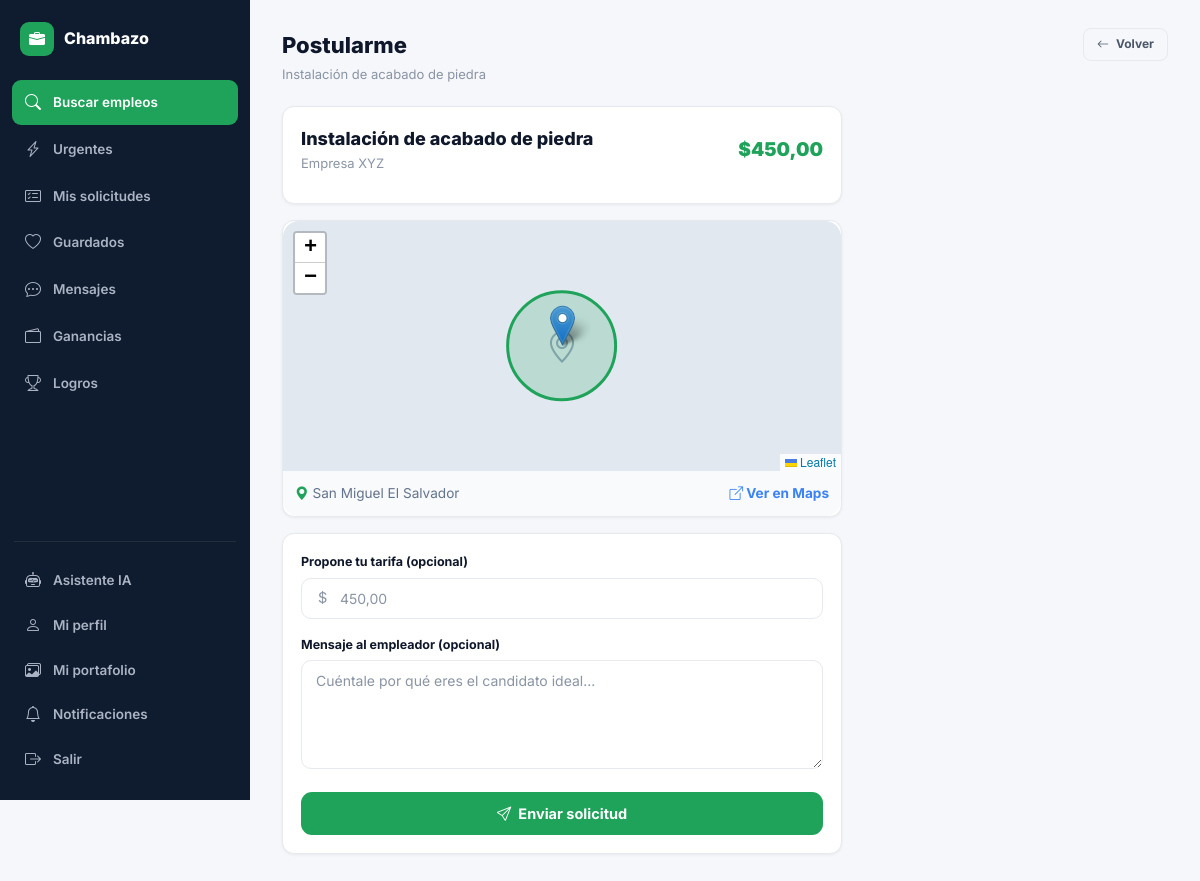
The page /trabajo/1/aplicar/ (signed in) on the database its author committed.
### core/models.py (models this page shows, shortened)
class Trabajo(models.Model):
    ESTADO_VACANTE = [
        ('disponible', 'Disponible'),
        ('en_proceso', 'En proceso'),
        ('ocupada', 'Ocupada'),
    ]
    contratista   = models.ForeignKey(User, on_delete=models.CASCADE, related_name='trabajos_publicados')
    titulo        = models.CharField(max_length=200)
    categoria     = models.CharField(max_length=50, choices=CATEGORY_CHOICES)
    descripcion   = models.TextField()
    requisitos    = models.TextField(blank=True)
    beneficios    = models.TextField(blank=True)
    ubicacion     = models.CharField(max_length=200)
    lat           = models.FloatField(null=True, blank=True)
    lng           = models.FloatField(null=True, blank=True)
    presupuesto   = models.DecimalField(max_digits=10, decimal_places=2)
    es_urgente    = models.BooleanField(default=False)
    estado_vacante= models.CharField(max_length=20, choices=ESTADO_VACANTE, default='disponible')
    activo        = models.BooleanField(default=True)
    creado        = models.DateTimeField(auto_now_add=True)
    actualizado   = models.DateTimeField(auto_now=True)
    habilidades_req = models.JSONField(default=list, blank=True)
    vistas        = models.PositiveIntegerField(default=0)
    modalidad     = models.CharField(max_length=20, choices=[
        ('presencial','Presencial'), ('remoto','Remoto'), ('hibrido','Híbrido')
    ], default='presencial')
    duracion      = models.CharField(max_length=100, blank=True,
                                     help_text='Ej: 3 días, 1 semana')
    verificacion_requerida = models.BooleanField(default=False)
    fecha_inicio  = models.DateField(null=True, blank=True)
    fecha_limite  = models.DateField(null=True, blank=True)
    nivel_experiencia = models.CharField(max_length=30, choices=[
        ('sin_experiencia', 'Sin experiencia previa'),
        ('intermedio', 'Intermedio (1-3 años)'),
        ('experto', 'Experto (+3 años)')
    ], default='intermedio')
    herramientas  = models.CharField(max_length=30, choices=[
        ('empleador', 'Proporcionadas por el empleador'),
        ('trabajador', 'El trabajador debe traer sus herramientas'),
        ('ambos', 'Mixto')
    ], default='empleador')
    horario       = models.CharField(max_length=100, blank=True, help_text='Ej: 8:00 AM - 5:00 PM')
    vacantes_disponibles = models.PositiveIntegerField(default=1)
    transporte_propio = models.BooleanField(default=False)
    contacto_emergencia_sitio = models.CharField(max_length=150, blank=True)
    comision_plataforma = models.DecimalField(max_digits=8, decimal_places=2, default=0.00)
    tarifa_urgencia     = models.DecimalField(max_digits=8, decimal_places=2, default=0.00)
    total_a_pagar       = models.DecimalField(max_digits=10, decimal_places=2, default=0.00)
    pagado        = models.BooleanField(default=False)
    fecha_pago    = models.DateTimeField(null=True, blank=True)
    metodo_pago_id= models.CharField(max_length=100, blank=True, help_text='ID de transacción / comprobante de tarjeta')
    fecha_pago    = models.DateTimeField(null=True, blank=True)
    class Meta:
        ordering = ['-creado']

class UserProfile(models.Model):
    ROL_CHOICES = [('trabajador', 'Trabajador'), ('contratista', 'Contratista')]
    user        = models.OneToOneField(User, on_delete=models.CASCADE, related_name='profile')
    rol         = models.CharField(max_length=20, choices=ROL_CHOICES)
    telefono    = models.CharField(max_length=20, blank=True)
    ubicacion   = models.CharField(max_length=100, blank=True)
    lat         = models.FloatField(null=True, blank=True)
    lng         = models.FloatField(null=True, blank=True)
    descripcion = models.TextField(blank=True)
    habilidades = models.JSONField(default=list, blank=True)
    empresa     = models.CharField(max_length=100, blank=True)
    foto        = models.ImageField(upload_to='fotos/', null=True, blank=True)
    verificado  = models.BooleanField(default=False)
    calificacion= models.FloatField(default=0.0)
    total_trabajos = models.IntegerField(default=0)
    notif_email = models.BooleanField(default=True)
    notif_sistema = models.BooleanField(default=True)
    disponible  = models.BooleanField(default=True)   # activo para contratar
    tarifa_hora = models.DecimalField(max_digits=8, decimal_places=2, null=True, blank=True)
    experiencia_anos = models.PositiveIntegerField(default=0)
    portfolio_url = models.URLField(blank=True)
    dui         = models.CharField(max_length=20, blank=True, help_text='Documento Único de Identidad')
    vehiculo    = models.CharField(max_length=30, choices=[
        ('ninguno', 'Ninguno / Transporte público'),
        ('moto', 'Motocicleta'),
        ('carro', 'Automóvil'),
        ('camioneta', 'Camioneta / Pick-up'),
    ], default='ninguno')
    cv_pdf = models.FileField(upload_to='cvs/', null=True, blank=True, help_text='Curriculum Vitae (PDF u otro doc)')
    certificaciones = models.TextField(blank=True, help_text='Postgrados, certificaciones o cursos realizados')
    disponibilidad_horario = models.CharField(max_length=100, blank=True, help_text='Ej: Lunes a Viernes, Fines de semana, Turno completo')
    contacto_emergencia = models.CharField(max_length=150, blank=True)
    nivel_educativo = models.CharField(max_length=50, blank=True, choices=[
        ('basica', 'Educación Básica'),
        ('media', 'Bachillerato / Secundaria'),
        ('tecnico', 'Técnico Vocacional'),
        ('universitario', 'Universitario / Superior')
    ], default='media')
    idiomas = models.CharField(max_length=150, blank=True, help_text='Ej: Inglés (Básico), Español (Nativo)')
    referencias_personales = models.TextField(blank=True, help_text='Nombres y teléfonos de referencias')
    expectativa_salarial = models.CharField(max_length=50, blank=True, help_text='Ej: $400 - $600 mensual')
    nit_nrc     = models.CharField(max_length=30, blank=True, help_text='NIT o NRC fiscal')
    giro_comercial = models.CharField(max_length=150, blank=True, help_text='Giro o actividad económica')
    sitio_web   = models.URLField(blank=True)
    redes_sociales = models.CharField(max_length=255, blank=True, help_text='LinkedIn / Instagram / Facebook')
    contacto_cargo = models.CharField(max_length=100, blank=True, help_text='Cargo o departamento de contacto')
    anos_operacion = models.PositiveIntegerField(default=0, help_text='Años de operar en el mercado')
    cantidad_empleados = models.CharField(max_length=50, blank=True, choices=[
        ('1-10', '1 a 10 empleados'),
        ('11-50', '11 a 50 empleados'),
        ('51-200', '51 a 200 empleados'),
        ('200+', 'Más de 200 empleados')
    ], default='1-10')
    tipo_empresa = models.CharField(max_length=50, blank=True, choices=[
        ('privada', 'Empresa Privada'),
        ('publica', 'Institución Pública'),
        ('ong', 'ONG / Sin fines de lucro'),
        ('independiente', 'Profesional Independiente')
    ], default='privada')
    registro_fiscal = models.FileField(upload_to='documentos_fiscales/', blank=True, null=True, help_text='Sube una copia del registro de la empresa')
    @property
    def nombre_display(self):
        if self.rol == 'contratista' and self.empresa:
            return self.empresa
        return self.user.get_full_name() or self.user.username
    def match_score(self, trabajo):
        if not self.habilidades or not trabajo.habilidades_req:
            return 0
        mias = set(self.habilidades)
        req  = set(trabajo.habilidades_req)
        if not req:
            return 0
        return int(len(mias & req) / len(req) * 100)

### core/views.py (the view, shortened to what this page needs)
# urls.py: path('trabajo/<int:pk>/aplicar/', views.aplicar_trabajo, name='aplicar_trabajo'),
@login_required
def aplicar_trabajo(request, pk):
    trabajo = get_object_or_404(Trabajo, pk=pk, activo=True)
    if Solicitud.objects.filter(trabajo=trabajo, trabajador=request.user).exists():
        messages.warning(request, 'Ya aplicaste a este trabajo.')
        return redirect('trabajo_detalle', pk=pk)
    match_score = request.user.profile.match_score(trabajo)
    ctx = ctx_base(request)
    ctx.update({'trabajo': trabajo, 'match_score': match_score, 'active': 'buscar'})
    return render(request, 'core/aplicar_trabajo.html', ctx)

### core/context_processors.py (called while the page is built)
def global_settings(request):
    return {
        'GOOGLE_MAPS_KEY': getattr(settings, 'GOOGLE_MAPS_API_KEY', ''),
    }

### core/views.py (called while the page is built)
def ctx_base(request):
    ctx = {'GOOGLE_MAPS_KEY': settings.GOOGLE_MAPS_API_KEY}
    if request.user.is_authenticated:
        ctx['notif_count'] = Notificacion.objects.filter(usuario=request.user, leida=False).count()
        if request.user.profile.rol == 'trabajador':
            ctx['urgentes_count'] = Trabajo.objects.filter(activo=True, es_urgente=True).count()
            ctx['solicitudes_pend_count'] = Solicitud.objects.filter(
                trabajador=request.user, estado__in=['pendiente', 'en_revision']).count()
    return ctx

### core/templates/core/aplicar_trabajo.html (shortened to what this page needs)
{% extends 'core/base.html' %}
{% block body %}
{% include 'core/_sidebar_trabajador.html' %}
<div class="page-hd"><div><h1>Postularme</h1><p>{{ trabajo.titulo }}</p></div>
  <a href="{% url 'trabajo_detalle' trabajo.pk %}" class="btn btn-outline btn-sm"><i class="bi bi-arrow-left"></i> Volver</a>
</div>
<div style="max-width:560px;">
  <div class="card mb-16"><div class="card-body">
    <div class="flex-bc mb-12">
      <div><div class="fw-800 t-h2">{{ trabajo.titulo }}</div><div class="t-sm t-muted">{{ trabajo.contratista.profile.nombre_display }}</div></div>
      <div class="job-row-price">${{ trabajo.presupuesto }}</div>
    </div>
  </div></div>
  {% if trabajo.lat and trabajo.lng %}
  <div class="card mb-16"><div class="card-body" style="padding:0;overflow:hidden;border-radius:16px;">
    <div id="mapaAplicar" style="height:250px;width:100%;background:#e2e8f0;display:flex;align-items:center;justify-content:center;">
      <i class="bi bi-geo-alt" style="font-size:2rem;color:#94a3b8;"></i>
    </div>
    <div style="padding:12px;background:#f8fafc;font-size:0.85rem;color:#64748b;display:flex;justify-content:space-between;align-items:center;">
      <span><i class="bi bi-geo-alt-fill t-green"></i> {{ trabajo.ubicacion }}</span>
      <a href="https://www.google.com/maps/search/?api=1&query={{ trabajo.lat }},{{ trabajo.lng }}" target="_blank" style="color:var(--blue);text-decoration:none;font-weight:700;"><i class="bi bi-box-arrow-up-right"></i> Ver en Maps</a>
    </div>
  </div></div>
  {% endif %}
  <div class="card"><div class="card-body">
    <form method="post">
      <div class="form-group">
        <label class="form-label">Propone tu tarifa (opcional)</label>
        <div class="input-icon-wrap">
          <i class="bi bi-currency-dollar"></i>
          <input type="number" name="tarifa_propuesta" step="0.01" class="form-control" placeholder="{{ trabajo.presupuesto }}">
        </div>
      </div>
      <div class="form-group">
        <label class="form-label">Mensaje al empleador (opcional)</label>
        <textarea name="mensaje" class="form-control" rows="5" placeholder="Cuéntale por qué eres el candidato ideal..."></textarea>
      </div>
      <button type="submit" class="btn btn-g btn-full btn-lg"><i class="bi bi-send"></i> Enviar solicitud</button>
    </form>
  </div></div>
</div>
{% include 'core/_sidebar_close.html' %}
{% endblock %}

### static/css/chambazo.css (style rules this page uses)
:root { --green:#1FA35A; --green-dark:#178449; --green-light:#e7f7ee; --green-glow:rgba(31,163,90,.18); --yellow:#F2B90D; --yellow-dark:#c99a08; --yellow-light:#fdf6dc; --red:#e5484d; --red-light:#fdeceb; --blue:#3b82f6; --blue-light:#e8f0fe; --purple:#8b5cf6; --purple-light:#f1ebfe; --navy:#0f1b2e; --navy-2:#16233a; --navy-3:#1c2c47; --dark:#0f172a; --mid:#4b5768; --muted:#8a94a3; --border:#e6e9ee; --bg:#f5f7fa; --white:#ffffff; --r-sm:8px; --r:12px; --r-lg:16px; --r-xl:22px; --sh:0 1px 3px rgba(15,23,42,.06); --sh-md:0 4px 14px rgba(15,23,42,.08); --sh-lg:0 10px 34px rgba(15,23,42,.12); --sh-xl:0 24px 64px rgba(15,23,42,.18); --font:'Inter',system-ui,sans-serif; --tr:all .18s cubic-bezier(.4,0,.2,1); }
*,*::before,*::after { box-sizing:border-box;margin:0;padding:0 }
html { scroll-behavior:smooth }
body { font-family:var(--font);background:var(--bg);color:var(--dark);line-height:1.55;-webkit-font-smoothing:antialiased }
a { color:inherit;text-decoration:none }
input,textarea,select,button { font-family:inherit }
.t-h2 { font-size:18px;font-weight:700 }
.t-sm { font-size:13px }
.fw-800 { font-weight:800 }
.t-green { color:var(--green) }
.t-muted { color:var(--muted) }
.page-hd { display:flex;align-items:flex-start;justify-content:space-between;margin-bottom:22px;gap:14px;flex-wrap:wrap }
.page-hd h1 { font-size:22px;font-weight:800;color:var(--dark) }
.page-hd p { font-size:13px;color:var(--muted);margin-top:2px }
.card { background:#fff;border-radius:var(--r);box-shadow:var(--sh);border:1px solid var(--border) }
.card-body { padding:18px }
.btn { display:inline-flex;align-items:center;justify-content:center;gap:7px;padding:10px 18px;border-radius:10px;font-size:13.5px;font-weight:700;cursor:pointer;border:none;transition:var(--tr);white-space:nowrap }
.btn-g { background:var(--green);color:#fff }
.btn-outline { background:none;border:1.5px solid var(--border);color:var(--mid) }
.btn-lg { padding:13px 22px;font-size:14.5px;border-radius:11px }
.btn-sm { padding:6px 13px;font-size:12px;border-radius:8px }
.btn-full { width:100% }
.form-group { margin-bottom:16px }
.form-label { display:block;font-size:12.5px;font-weight:700;color:var(--dark);margin-bottom:6px }
.form-control { width:100%;padding:11px 14px;border-radius:10px;border:1.5px solid var(--border);font-size:14px;color:var(--dark);background:#fff;transition:var(--tr);outline:none }
.form-control::placeholder { color:var(--muted) }
textarea.form-control { resize:vertical;min-height:90px }
.input-icon-wrap { position:relative }
.input-icon-wrap i { position:absolute;left:14px;top:50%;transform:translateY(-50%);color:var(--muted);font-size:15px }
.input-icon-wrap .form-control { padding-left:38px }
.job-row-price { font-size:19px;font-weight:900;color:var(--green);white-space:nowrap }
.flex-bc { display:flex;align-items:center;justify-content:space-between }
.mb-12 { margin-bottom:12px }
.mb-16 { margin-bottom:16px }

### rows shown on the page
Trabajo: titulo "Instalación de acabado de piedra", contratista.profile.nombre_display "Empresa XYZ", presupuesto "450,00", ubicacion "San Miguel El Salvador", tarifa_propuesta "450,00"
